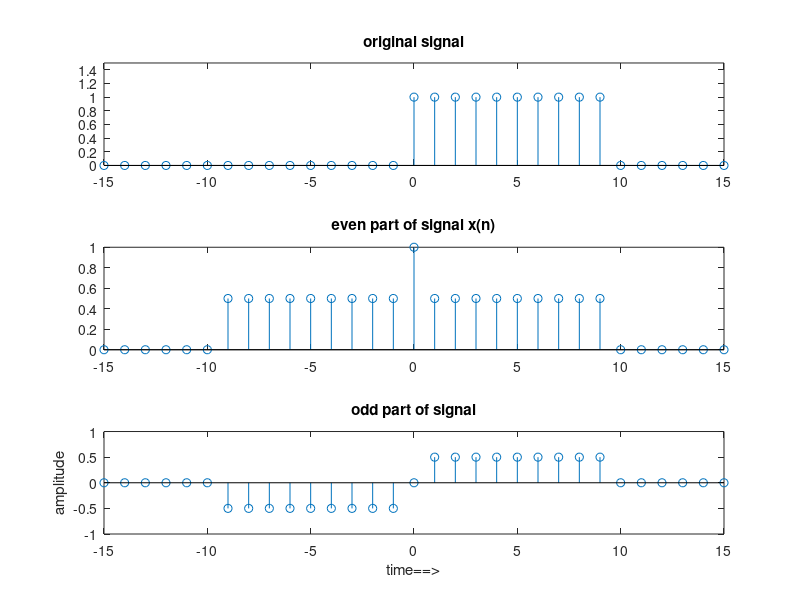

The MATLAB source for this figure:
clc; close all; clear all;
n=-10:15;
x=[zeros(1,10) ones(1,10) zeros(1,6)];
m=-fliplr(n); m1=min([m,n]);
m2=max([m,n]);
m=m1:m2; nm=n(1)-m(1);
n1=1:length(n);
x1=zeros(1,length(m));
x1(n1+nm)=x; x=x1;
xe=0.5*(x+fliplr(x));
xo=0.5*(x-fliplr(x));
figure;
t=-15:15;
subplot(3,1,1); stem(t,x);
axis([-15 15 0 1.5]);
title('original signal');
subplot(3,1,2);
stem(t,xe);
title('even part of signal x(n)');
subplot(3,1,3);
stem(t,xo);
axis([-15 15 -1 1]);
xlabel('time==>');
ylabel('amplitude');
title('odd part of signal');